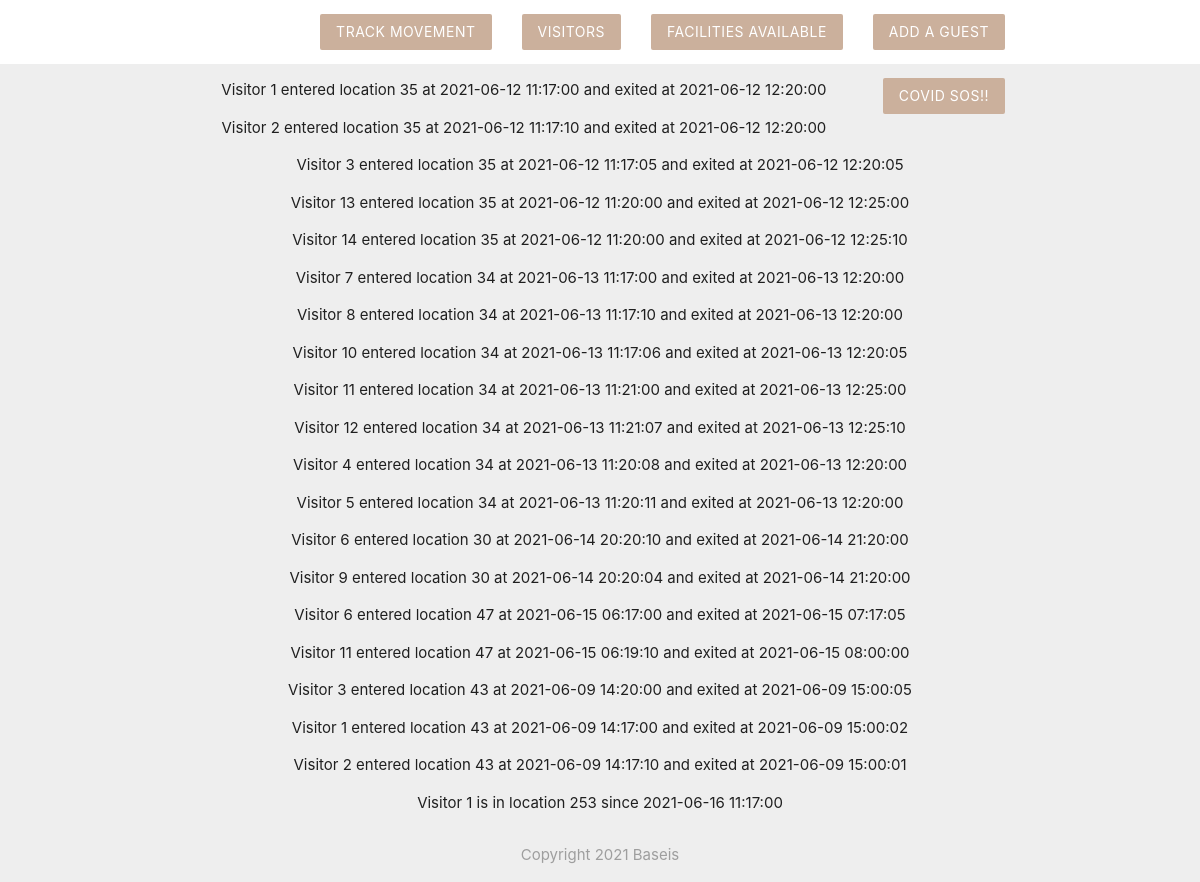
/PHP/test/move_results.php, run on the app's committed database.
### tables this page shows
CREATE TABLE `passing_log` (
  `nfcid` int(10) unsigned NOT NULL,
  `lid` smallint(5) unsigned NOT NULL,
  `entered` timestamp NULL DEFAULT NULL,
  `exited` timestamp NULL DEFAULT NULL,
  `charged` float unsigned DEFAULT NULL,
  KEY `lid` (`lid`),
  KEY `passing_log_ibfk_1` (`nfcid`),
  KEY `log_enter_exit_idx` (`entered`,`exited`),
  CONSTRAINT `passing_log_ibfk_1` FOREIGN KEY (`nfcid`) REFERENCES `visitor` (`nfcid`) ON DELETE CASCADE ON UPDATE CASCADE,
  CONSTRAINT `passing_log_ibfk_2` FOREIGN KEY (`lid`) REFERENCES `location` (`lid`)
);

### PHP/test/move_results.php (the view, shortened to what this page needs)
<?php
    include('config/dbconnect.php');
    $nfcid = $_SESSION['nfcid'];
    $lid = $_SESSION['lid'];
    $date = $_SESSION['date'];
    if($nfcid!=NULL){
        if($lid!=NULL){
            if($date!=NULL){
                $sql = "SELECT * FROM passing_log WHERE nfcid=$nfcid AND lid=$lid AND DATE(entered)='$date'";
            }
            else{
                $sql = "SELECT * FROM passing_log WHERE nfcid=$nfcid AND lid=$lid";
            }
        }
        else{
            if($date!=NULL){
                $sql = "SELECT * FROM passing_log WHERE nfcid=$nfcid AND DATE(entered)='$date'";
            }
            else{
                $sql = "SELECT * FROM passing_log WHERE nfcid=$nfcid";
            }
        }
    }
    else{
        if($lid!=NULL){
            if($date!=NULL){
                $sql = "SELECT * FROM passing_log WHERE lid=$lid AND DATE(entered)='$date'";
            }
            else{
                $sql = "SELECT * FROM passing_log WHERE lid=$lid";
            }
        }
        else{
            if($date!=NULL){
                $sql = "SELECT * FROM passing_log WHERE DATE(entered)='$date'";
            }
            else{
                $sql = "SELECT * FROM passing_log";
            }
        }
    }
    $result = mysqli_query($conn, $sql);
    $logs = mysqli_fetch_all($result, MYSQLI_ASSOC);
?>
<!DOCTYPE html>
    <?php include('Templates/header.php'); ?>
        <div class="container center">
            <?php if($logs): ?>
                <?php foreach($logs as $log){ ?>
                    <?php if($log['exited']): ?>
                        <p><?php echo 'Visitor ' . htmlspecialchars($log['nfcid']) . ' entered location ' . htmlspecialchars($log['lid']) . ' at ' . htmlspecialchars($log['entered']) . ' and exited at ' . htmlspecialchars($log['exited']); ?></p>
                    <?php else:?>
                        <p><?php echo 'Visitor ' . htmlspecialchars($log['nfcid']) . ' is in location ' . htmlspecialchars($log['lid']) . ' since ' . htmlspecialchars($log['entered']); ?></p>
                    <?php endif; ?>
                <?php }?>
            <?php else:?>
                <h4><?php echo 'No logs!'; ?></h4>
            <?php endif; ?>
        </div>
    <?php include('Templates/footer.php'); ?>
</html>

### data on the page
passing_log: nfcid "1", lid "35", entered "2021-06-12 11:17:00", exited "2021-06-12 12:20:00"
passing_log: nfcid "2", lid "35", entered "2021-06-12 11:17:10", exited "2021-06-12 12:20:00"
passing_log: nfcid "3", lid "35", entered "2021-06-12 11:17:05", exited "2021-06-12 12:20:05"
passing_log: nfcid "13", lid "35", entered "2021-06-12 11:20:00", exited "2021-06-12 12:25:00"
passing_log: nfcid "14", lid "35", entered "2021-06-12 11:20:00", exited "2021-06-12 12:25:10"
passing_log: nfcid "7", lid "34", entered "2021-06-13 11:17:00", exited "2021-06-13 12:20:00"
passing_log: nfcid "8", lid "34", entered "2021-06-13 11:17:10", exited "2021-06-13 12:20:00"
passing_log: nfcid "10", lid "34", entered "2021-06-13 11:17:06", exited "2021-06-13 12:20:05"
passing_log: nfcid "11", lid "34", entered "2021-06-13 11:21:00", exited "2021-06-13 12:25:00"
passing_log: nfcid "12", lid "34", entered "2021-06-13 11:21:07", exited "2021-06-13 12:25:10"
passing_log: nfcid "4", lid "34", entered "2021-06-13 11:20:08", exited "2021-06-13 12:20:00"
passing_log: nfcid "5", lid "34", entered "2021-06-13 11:20:11", exited "2021-06-13 12:20:00"
passing_log: nfcid "6", lid "30", entered "2021-06-14 20:20:10", exited "2021-06-14 21:20:00"
passing_log: nfcid "9", lid "30", entered "2021-06-14 20:20:04", exited "2021-06-14 21:20:00"
passing_log: nfcid "6", lid "47", entered "2021-06-15 06:17:00", exited "2021-06-15 07:17:05"
passing_log: nfcid "11", lid "47", entered "2021-06-15 06:19:10", exited "2021-06-15 08:00:00"
passing_log: nfcid "3", lid "43", entered "2021-06-09 14:20:00", exited "2021-06-09 15:00:05"
passing_log: nfcid "1", lid "43", entered "2021-06-09 14:17:00", exited "2021-06-09 15:00:02"
passing_log: nfcid "2", lid "43", entered "2021-06-09 14:17:10", exited "2021-06-09 15:00:01"
passing_log: nfcid "1", lid "253", entered "2021-06-16 11:17:00"
